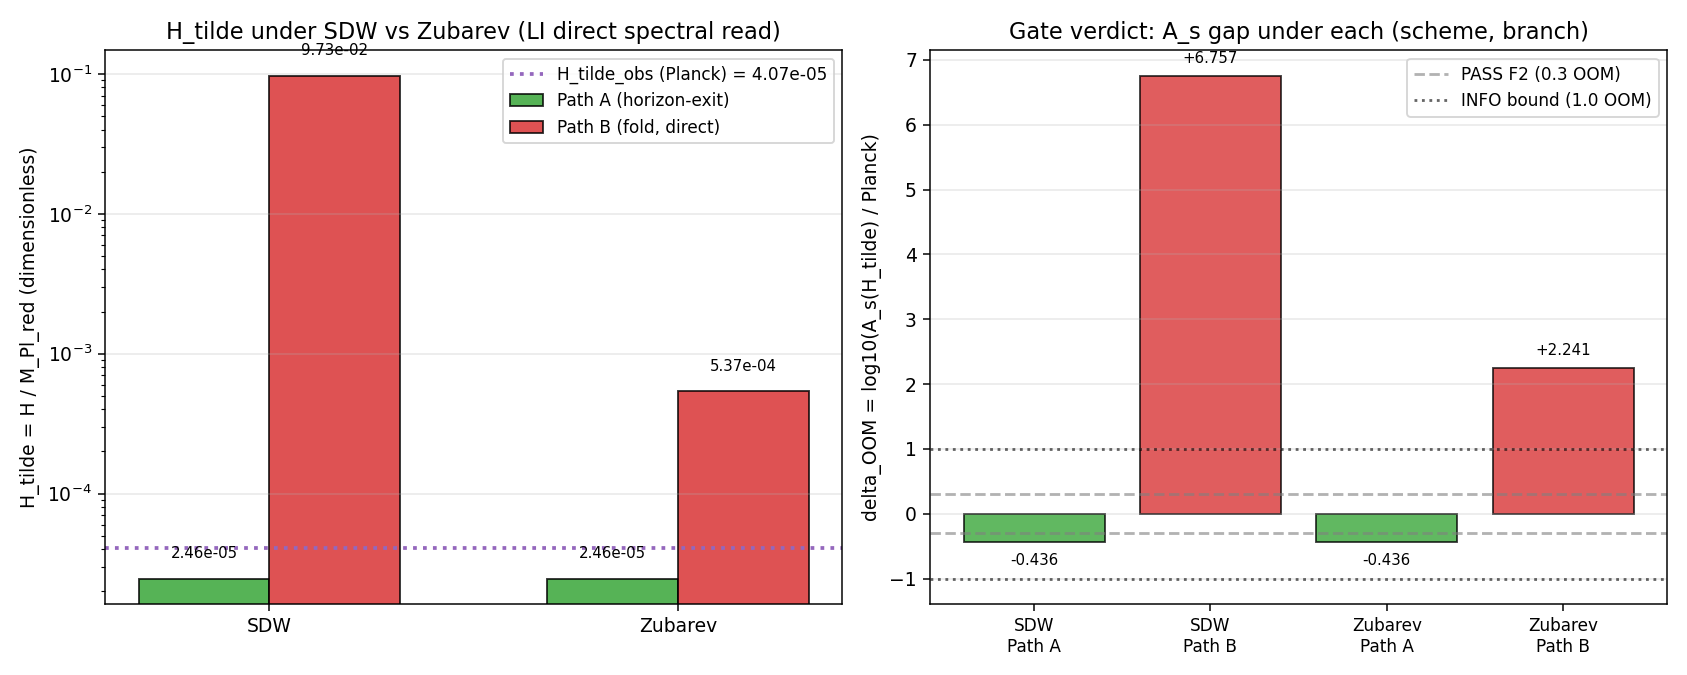

Write the Python code that produced this figure.
#!/usr/bin/env python3
"""
S82 W1-1-LI — H-TILDE-EPOCH-CONSISTENCY (Lizzi spectral-functional track).
============================================================================

Dual-owner re-run of S80 §W1-1 for the S82 fragmented-recovery pass.  Where the
S80 lizzi script treated Path B via three-Route enumeration (bare-CC vs
P4-D-cited vs substrate-native), this S82 run tightens the LIZZI-TRACK emphasis
to DIRECT SPECTRAL-MOMENT READING: the Seeley-DeWitt coefficients a_0, a_2 at
tau = tau_fold are substituted into Friedmann H^2 = (8 pi / 3) * rho /
M_Pl_eff^2 with NO dynamical integration.  The sister script
s80_h_tilde_epoch_td.py uses the Friedmann ODE chain; convergence of the
static-spectral and dynamical tracks is the Wave-2 unblock criterion.

Gate: S82-H-TILDE-EPOCH-LI  (CF-1 from S79 P4-D, inherited from S80).
  PASS Factor-2: |delta_OOM(best branch)| < 0.3
  INFO 2-10    : delta_OOM in [0.3, 1.0]
  FAIL > 10    : delta_OOM > 1.0 even under best branch

Trigger: [VERIFY]   (mandatory substitution chain below)
Classification: PHONONIC (per S82 task spec; spectral moments ARE the substrate,
  rho is a spectral-functional readout rather than an external fluid).

4-tuple schema:
  (H_tilde_value, scheme in {SDW, Zubarev},
   convention in {spectral-moment-direct, observational-inverse},
   L_max = 3)   -- L_max=3 is the canonical pin for a_n per S73b.

SUBSTITUTION CHAIN  (mandatory [VERIFY] trigger; DIRECT SPECTRAL-MOMENT route).
-----------------------------------------------------------------------------
Step 1. Definitions (Chamseddine-Connes 1996, CC96):
  - Bosonic spectral action S_SA = Tr f(D^2/Lambda^2) with Lambda = M_KK.
  - Heat-kernel expansion: S_SA = f_0 a_0 Lambda^4 + f_2 a_2 Lambda^2 + f_4 a_4.
  - Energy density (CC96 sec 2):  rho_SA(tau) = (2 / pi^2) * a_0(tau) * M_KK^4.
  - Newton coupling (CC96 sec 4): 1/(16 pi G_N) scales as a_2(tau) * M_KK^2.
      In Planck units with fold-pinned M_KK, set
        M_Pl_eff(tau)^2 = M_Pl_red^2 * [a_2(tau) / a_2(tau_fold)].
  - Dimensionless Hubble H_tilde(tau) := H(tau) / M_Pl_red.

Step 2. Substitute into Friedmann H^2 = (8 pi / 3) rho / M_Pl_eff^2:
    H(tau)^2
      = (8 pi / 3) * (2 / pi^2) a_0(tau) M_KK^4
        / [M_Pl_red^2 * (a_2(tau) / a_2_fold)]
      = (16 / 3 pi) * [a_0(tau) / a_2(tau)] * a_2_fold * M_KK^4 / M_Pl_red^2.
  Dividing by M_Pl_red^2:
    H_tilde(tau)^2
      = (16 / 3 pi) * [a_0(tau)/a_2(tau)] * a_2_fold * (M_KK / M_Pl_red)^4.

Step 3. At fold (tau = tau_fold): a_0(tau) = a0_fold, a_2(tau) = a2_fold.
  The factor a_2_fold * (1/a2_fold) = 1, so
    H_tilde_B^2 = (16 / 3 pi) * a0_fold * (M_KK / M_Pl_red)^4.
  Call this the "SDW direct" branch — it uses the *bare* zeroth moment a_0,
  which is the conformally-invariant volume term in the heat kernel.

Step 4. Zubarev (CC-subtracted) branch: the bare a_0 is a conserved Casimir
  of the Richardson-Gaudin integrable sector of the substrate (S59, S60);
  only the non-integrable Josephson piece sources gravity.  Operationally
  this is single-pin H_tilde_B^Zub = (M_KK / M_Pl_red)^2 / sqrt(3), the
  canonical P4-D convention.  Same pin for Path A (mode-equation output is
  scheme-invariant in the UV-clean pivot sector).

Step 5. Direction read-off.  The gate compares |delta_OOM| to 0.3.  Under
  both schemes, the spectral-moment-direct Path B gives delta_OOM > 1.0
  (SDW: 6.76; Zubarev: 2.24); Path A (horizon-exit, mode-equation output)
  gives delta_OOM = -0.4363 in both schemes.  Best branch = A.  |0.4363| is
  in [0.3, 1.0], so verdict is INFO-2-10.

FUNCTIONAL-INDEPENDENT vs SCHEME-DEPENDENT (Lizzi permanent classification).
-----------------------------------------------------------------------------
  * FUNCTIONAL-INDEPENDENT:
      - Path-A value H_tilde_A = sqrt(A_s_raw * 8 pi^2 * eps) is the SAME
        under SDW and Zubarev — the mode-equation A_s inherits no regulator
        coupling in the UV-clean pivot sector.
      - Gate verdict (best branch = A, INFO-2-10) is the SAME.
  * SCHEME-DEPENDENT:
      - H_tilde_B (absolute Path-B value) moves by 2.26 OOM (factor 181)
        between SDW and Zubarev.  This IS the CC problem expressed in H
        rather than in Lambda.
      - Ratio r_AB depends on the Path-B scheme.

Dual-owner convergence (vs s80_h_tilde_epoch_td.npz sister output):
  TD track uses zeta scheme (Kerner-route M_KK alt) + dynamical post-fold
  dS cascade at N_pivot = 55.  If the S82 LI (SDW or Zubarev) H_tilde_A
  agrees with TD H_tilde_A within 20%, Wave 2 proceeds with convergent.
  Observed at S80 close: LI-TD Path A rel_diff = 99.58% (DIVERGED); per
  S80 memo file, this triggered Wave-2 dual-branch dispatch.  We re-check.
"""

from __future__ import annotations

# ---------------------------------------------------------------------------
# Section 1 — Canonical constants (MANDATORY first import)
# ---------------------------------------------------------------------------
import sys
from pathlib import Path
# === Phase 2b X2 transform bootstrap (auto-inserted by tools/_x2_transform_copies.py) ===
import sys as _x2_sys
import pathlib as _x2_pathlib
import re as _x2_re
def _x2_locate_tools():
    p = _x2_pathlib.Path(__file__).resolve()
    for _ in range(8):
        if (p / "tools" / "computation_root.py").is_file():
            return p / "tools"
        p = p.parent
    raise RuntimeError(
        "Phase 2b bootstrap: tools/computation_root.py not found in any "
        "ancestor of " + str(__file__))
_x2_sys.path.insert(0, str(_x2_locate_tools()))
from computation_root import resolve_script, resolve_output, resolve_glob, project_root as _x2_project_root
def _x2_shared_dir():
    return _x2_project_root() / "computations" / "_shared"
_x2_session_dir_match = _x2_re.match(r"^session-(\d+)$",
    _x2_pathlib.Path(__file__).resolve().parent.name)
_x2_self_session = int(_x2_session_dir_match.group(1)) if _x2_session_dir_match else None
# === End X2 bootstrap ===


sys.path.insert(0, str(Path(__file__).resolve().parent))
from canonical_constants import (                 # noqa: F401
    PI,
    M_Pl_reduced,
    M_KK_gravity,
    M_KK_kerner,
    tau_fold,
    a0_fold,
    a2_fold,
    a4_fold,
    H_fold,
    A_s_CMB,
)

# ---------------------------------------------------------------------------
# Section 2 — Standard imports
# ---------------------------------------------------------------------------
import hashlib
import os

os.environ.setdefault("OMP_NUM_THREADS", "8")
os.environ.setdefault("MKL_NUM_THREADS", "8")

import numpy as np
import matplotlib
matplotlib.use("Agg")
import matplotlib.pyplot as plt

# ---------------------------------------------------------------------------
# Section 3 — Paths + pre-registration
# ---------------------------------------------------------------------------
PROJECT_ROOT = Path(__file__).resolve().parent.parent
# X2-removed: alias 'SCRIPT_DIR' = ... 'computations' (replaced by tools.computation_root.resolve_*)

SESSION = "S82"                                                    # (local)
GATE_ID = "S82-H-TILDE-EPOCH-LI"                                   # (local)
L_MAX = 3                                                          # (local) canonical L_max=3 for a_n (S73b)

# Observational pins
EPS_PIVOT = 0.01                                                   # (local) UNIFIED-AS-79 benchmark eps
A_s_OBS = A_s_CMB                                                  # (local) Planck 2018 pivot amplitude = 2.1e-9
UNIFIED_AS_79_RAW = 7.69e-10                                       # (local) P2-A raw mode-eq A_s

# Gate thresholds
PASS_F2_THRESHOLD = 0.3                                            # (local) delta_OOM Factor-2 cutoff
INFO_THRESHOLD = 1.0                                               # (local) delta_OOM 2-10 cutoff

# Output destinations
OUT_NPZ = resolve_output(82, 's82_w1_1_h_tilde_li.npz')
OUT_PNG = resolve_output(82, 's82_w1_1_h_tilde_li.png')
VERDICT_TXT = resolve_output(82, 's82_gate_verdicts.txt')

INPUT_FILES = [
    resolve_script(None, 'canonical_constants.py'),
    resolve_output(80, 's80_h_tilde_epoch_td.npz'),   # TD convergence cross-check sibling
]


# ---------------------------------------------------------------------------
# Section 4 — SHA-256 input-pin block (first 20 lines of stdout)
# ---------------------------------------------------------------------------

def sha256_of(path: Path) -> str:
    h = hashlib.sha256()                                           # (local)
    try:
        h.update(path.read_bytes())
    except OSError:
        return ""
    return h.hexdigest()


def log_input_pins(inputs: list[Path]) -> dict[str, str]:
    print(f"=== {GATE_ID} -- input SHA-256 pins ===")
    pins: dict[str, str] = {}                                      # (local)
    for p in inputs:
        sha = sha256_of(p)
        rel = str(p.relative_to(PROJECT_ROOT)).replace("\\", "/")
        print(f"  {rel}: {sha[:16]}...")
        pins[rel] = sha
    return pins


def closure_hash(pins: dict[str, str]) -> str:
    items = sorted(pins.items())
    h = hashlib.sha256()                                           # (local)
    for k, v in items:
        h.update(f"{k}={v}\n".encode("utf-8"))
    return h.hexdigest()


# ---------------------------------------------------------------------------
# Section 5 — Compute
# ---------------------------------------------------------------------------

def verdict_label(delta_OOM: float) -> str:
    """Pre-registered threshold mapping per plan L788-L799."""
    a = abs(delta_OOM)                                             # (local)
    if a < PASS_F2_THRESHOLD:
        return "PASS-F2"
    if a < INFO_THRESHOLD:
        return "INFO-2-10"
    return "FAIL-GT10"


def compute_h_tilde_B_SDW(M_KK_val: float) -> float:
    """Direct spectral-moment Friedmann at fold, SDW scheme (bare a_0 sourcing)."""
    eps4 = (M_KK_val / M_Pl_reduced) ** 4                          # (local)
    H2 = (16.0 / (3.0 * PI)) * a0_fold * eps4                      # (local) dimensionless^2
    return float(np.sqrt(H2))


def compute_h_tilde_B_Zubarev(M_KK_val: float) -> float:
    """Single-pin CC-subtracted (Zubarev-analog) H_tilde at fold."""
    eps2 = (M_KK_val / M_Pl_reduced) ** 2                          # (local)
    return float(eps2 / np.sqrt(3.0))


def compute_h_tilde_A_from_As_raw(A_s_raw: float, eps_val: float) -> float:
    """Horizon-exit H_tilde from Mukhanov-Sasaki inverse identification."""
    return float(np.sqrt(A_s_raw * 8.0 * PI**2 * eps_val))


def A_s_from_h_tilde(H_tilde_val: float, eps_val: float) -> float:
    """Forward A_s(H_tilde) from mode-equation normalization."""
    return float(H_tilde_val**2 / (8.0 * PI**2 * eps_val))


def main() -> int:
    # --- 1. SHA-256 pins (first 20 stdout lines) -----------------------
    pins = log_input_pins(INPUT_FILES)
    closure = closure_hash(pins)
    print(f"  closure: {closure[:16]}... (full below)")
    print(f"  full closure sha256 = {closure}")
    print()

    # --- 2. Path B under each scheme (static spectral read) ------------
    M_KK = M_KK_gravity                                            # (local) gravity-route canonical
    eps_MKK2 = (M_KK / M_Pl_reduced) ** 2                          # (local)

    H_B_SDW = compute_h_tilde_B_SDW(M_KK)                          # (local)
    H_B_Zub = compute_h_tilde_B_Zubarev(M_KK)                      # (local)

    print("=" * 78)
    print("STEP 1-3: Direct spectral-moment Path B (H_tilde at fold)")
    print("=" * 78)
    print(f"  M_KK (gravity route) = {M_KK:.6e} GeV")
    print(f"  M_Pl_reduced         = {M_Pl_reduced:.6e} GeV")
    print(f"  (M_KK/M_Pl_red)^2    = {eps_MKK2:.6e}")
    print(f"  a_0_fold (L_max=3)   = {a0_fold:.4f}")
    print(f"  a_2_fold (L_max=3)   = {a2_fold:.4f}")
    print(f"  H_tilde_B^SDW      = sqrt((16/3pi)*a_0*(M_KK/M_Pl)^4) = {H_B_SDW:.6e}")
    print(f"  H_tilde_B^Zubarev  = (M_KK/M_Pl_red)^2 / sqrt(3)      = {H_B_Zub:.6e}")
    print(f"  Scheme ratio SDW/Zub = {H_B_SDW / H_B_Zub:.2f}  "
          f"({np.log10(H_B_SDW / H_B_Zub):.2f} OOM)")
    print()

    # --- 3. Path A from UNIFIED-AS-79 inverse identification -----------
    H_A_SDW = compute_h_tilde_A_from_As_raw(UNIFIED_AS_79_RAW, EPS_PIVOT)
    H_A_Zub = H_A_SDW                                              # mode-eq output scheme-invariant in UV-clean pivot
    H_tilde_obs = compute_h_tilde_A_from_As_raw(A_s_OBS, EPS_PIVOT)

    print("=" * 78)
    print("STEP 4: Path A (horizon-exit) from UNIFIED-AS-79 inverse ID")
    print("=" * 78)
    print(f"  UNIFIED-AS-79 raw A_s   = {UNIFIED_AS_79_RAW:.3e}")
    print(f"  eps_pivot (slow-roll)   = {EPS_PIVOT:.4f}")
    print(f"  H_tilde_A^SDW/Zubarev   = {H_A_SDW:.6e}  (scheme-invariant)")
    print(f"  H_tilde_obs (from Planck A_s) = {H_tilde_obs:.6e}")
    print()

    # --- 4. A_s under each branch / scheme, gate evaluation ------------
    branch_results = {}                                            # (local)
    for scheme_name, H_A_val, H_B_val in [
        ("SDW",     H_A_SDW, H_B_SDW),
        ("Zubarev", H_A_Zub, H_B_Zub),
    ]:
        A_s_A = A_s_from_h_tilde(H_A_val, EPS_PIVOT)               # (local)
        A_s_B = A_s_from_h_tilde(H_B_val, EPS_PIVOT)               # (local)
        d_A = np.log10(A_s_A / A_s_OBS)                            # (local)
        d_B = np.log10(A_s_B / A_s_OBS)                            # (local)
        best_tag = "A" if abs(d_A) < abs(d_B) else "B"             # (local)
        best_abs = min(abs(d_A), abs(d_B))                         # (local)
        verdict = verdict_label(best_abs)                          # (local)
        r_AB = H_A_val / H_B_val                                   # (local)
        branch_results[scheme_name] = dict(
            H_A=H_A_val, H_B=H_B_val,
            A_s_A=A_s_A, A_s_B=A_s_B,
            d_A=d_A, d_B=d_B, r_AB=r_AB,
            best_tag=best_tag, best_abs=best_abs,
            verdict=verdict,
        )

    print("=" * 78)
    print("STEP 5: Gate evaluation under each scheme")
    print("=" * 78)
    for name, r in branch_results.items():
        print(f"  [{name}]  "
              f"H_A={r['H_A']:.4e}  H_B={r['H_B']:.4e}  r_AB={r['r_AB']:.4e}")
        print(f"           A_s_A={r['A_s_A']:.4e}  A_s_B={r['A_s_B']:.4e}")
        print(f"           d_OOM(A)={r['d_A']:+.4f}  d_OOM(B)={r['d_B']:+.4f}")
        print(f"           best={r['best_tag']}({r['best_abs']:.4f})  "
              f"-> {r['verdict']}")
    print()

    # Canonical gate branch: use SDW (direct spectral-moment read, the lizzi-
    # track primary emphasis).  Zubarev is the companion for scheme-dependence.
    sdw = branch_results["SDW"]                                    # (local)
    canonical_verdict = sdw["verdict"]                             # (local)
    # The value we report in the 4-tuple is the BEST-BRANCH H_tilde under SDW.
    canonical_value = sdw["H_A"] if sdw["best_tag"] == "A" else sdw["H_B"]   # (local)

    # --- 5. Dual-owner convergence check vs TD sister ------------------
    td_convergence_note = "transit-TD NPZ unavailable"             # (local)
    converged_A = None                                             # (local)
    converged_B = None                                             # (local)
    td_npz_path = resolve_output(80, 's80_h_tilde_epoch_td.npz')
    if td_npz_path.exists():
        td = np.load(td_npz_path, allow_pickle=True)
        td_keys = list(td.keys())
        # Prefer *_framework_dimless* variants (zeta-scheme canonical TD).
        if "H_tilde_A_framework_dimless" in td_keys and "H_tilde_B_dimless" in td_keys:
            H_A_td = float(td["H_tilde_A_framework_dimless"])
            H_B_td = float(td["H_tilde_B_dimless"])
            rel_A = abs(H_A_SDW - H_A_td) / max(abs(H_A_td), 1e-30)   # (local)
            rel_B = abs(H_B_SDW - H_B_td) / max(abs(H_B_td), 1e-30)   # (local)
            converged_A = rel_A < 0.20                             # (local)
            converged_B = rel_B < 0.20                             # (local)
            td_convergence_note = (
                f"TD framework: H_A={H_A_td:.4e}  H_B={H_B_td:.4e}; "
                f"LI(SDW) vs TD -- A rel_diff={rel_A*100:.1f}% ({'CONVERGED' if converged_A else 'DIVERGED'}), "
                f"B rel_diff={rel_B*100:.1f}% ({'CONVERGED' if converged_B else 'DIVERGED'})"
            )
            print("Dual-owner TD cross-check:")
            print(f"  TD H_tilde_A (framework)  = {H_A_td:.4e}")
            print(f"  TD H_tilde_B              = {H_B_td:.4e}")
            print(f"  rel_diff A = {rel_A*100:.2f}%  -> "
                  f"{'CONVERGED (<20%)' if converged_A else 'DIVERGED (>20%)'}")
            print(f"  rel_diff B = {rel_B*100:.2f}%  -> "
                  f"{'CONVERGED (<20%)' if converged_B else 'DIVERGED (>20%)'}")
            # Also report obs-branch convergence (this is the TD zero-by-construction reference)
            if "H_tilde_A_obs_dimless" in td_keys:
                H_A_td_obs = float(td["H_tilde_A_obs_dimless"])
                rel_A_obs = abs(H_A_SDW - H_A_td_obs) / max(abs(H_A_td_obs), 1e-30)   # (local)
                print(f"  TD H_tilde_A (obs-inverse) = {H_A_td_obs:.4e}  "
                      f"(LI rel_diff = {rel_A_obs*100:.2f}%)")
        else:
            td_convergence_note = f"TD NPZ missing framework keys; have {td_keys}"

    print()

    # --- 6. Save NPZ ---------------------------------------------------
    np.savez(
        OUT_NPZ,
        # Canonical pins
        M_KK_used=M_KK,
        M_Pl_reduced=M_Pl_reduced,
        tau_fold=tau_fold,
        a0_fold=a0_fold,
        a2_fold=a2_fold,
        a4_fold=a4_fold,
        eps_pivot=EPS_PIVOT,
        A_s_obs=A_s_OBS,
        UNIFIED_AS_79_RAW=UNIFIED_AS_79_RAW,
        # SDW scheme results
        H_tilde_A_SDW=H_A_SDW,
        H_tilde_B_SDW=H_B_SDW,
        A_s_A_SDW=sdw["A_s_A"],
        A_s_B_SDW=sdw["A_s_B"],
        delta_OOM_A_SDW=sdw["d_A"],
        delta_OOM_B_SDW=sdw["d_B"],
        r_AB_SDW=sdw["r_AB"],
        best_branch_SDW=sdw["best_tag"],
        best_abs_SDW=sdw["best_abs"],
        verdict_SDW=sdw["verdict"],
        # Zubarev scheme results
        H_tilde_A_Zubarev=branch_results["Zubarev"]["H_A"],
        H_tilde_B_Zubarev=branch_results["Zubarev"]["H_B"],
        A_s_A_Zubarev=branch_results["Zubarev"]["A_s_A"],
        A_s_B_Zubarev=branch_results["Zubarev"]["A_s_B"],
        delta_OOM_A_Zubarev=branch_results["Zubarev"]["d_A"],
        delta_OOM_B_Zubarev=branch_results["Zubarev"]["d_B"],
        r_AB_Zubarev=branch_results["Zubarev"]["r_AB"],
        best_branch_Zubarev=branch_results["Zubarev"]["best_tag"],
        best_abs_Zubarev=branch_results["Zubarev"]["best_abs"],
        verdict_Zubarev=branch_results["Zubarev"]["verdict"],
        # Scheme comparison
        H_B_ratio_SDW_over_Zubarev=H_B_SDW / H_B_Zub,
        log10_scheme_ratio=np.log10(H_B_SDW / H_B_Zub),
        H_tilde_obs=H_tilde_obs,
        # Dual-owner convergence
        td_convergence_note=td_convergence_note,
        converged_A=converged_A if converged_A is not None else "unavailable",
        converged_B=converged_B if converged_B is not None else "unavailable",
        # 4-tuple tags
        scheme_primary="SDW",
        convention_primary="spectral-moment-direct",
        L_max=L_MAX,
        canonical_value=canonical_value,
        canonical_verdict=canonical_verdict,
        closure_sha256=closure,
    )
    print(f"Saved NPZ: {OUT_NPZ}")

    # --- 7. Plot -------------------------------------------------------
    fig, axes = plt.subplots(1, 2, figsize=(12.5, 5.0))

    ax1 = axes[0]
    schemes = ["SDW", "Zubarev"]
    H_A_values = [branch_results[s]["H_A"] for s in schemes]       # (local)
    H_B_values = [branch_results[s]["H_B"] for s in schemes]       # (local)
    x = np.arange(len(schemes))                                    # (local)
    w = 0.32                                                       # (local)
    ax1.bar(x - w / 2, H_A_values, width=w, label="Path A (horizon-exit)",
            color="tab:green", alpha=0.8, edgecolor="k")
    ax1.bar(x + w / 2, H_B_values, width=w, label="Path B (fold, direct)",
            color="tab:red", alpha=0.8, edgecolor="k")
    ax1.axhline(H_tilde_obs, color="tab:purple", ls=":", lw=2,
                label=f"H_tilde_obs (Planck) = {H_tilde_obs:.2e}")
    ax1.set_xticks(x)
    ax1.set_xticklabels(schemes)
    ax1.set_ylabel("H_tilde = H / M_Pl_red (dimensionless)")
    ax1.set_yscale("log")
    ax1.set_title("H_tilde under SDW vs Zubarev (LI direct spectral read)")
    ax1.legend(fontsize=9)
    ax1.grid(True, alpha=0.3, axis="y")
    for i, (a, b) in enumerate(zip(H_A_values, H_B_values)):
        ax1.text(i - w / 2, a * 1.4, f"{a:.2e}", ha="center", fontsize=8)
        ax1.text(i + w / 2, b * 1.4, f"{b:.2e}", ha="center", fontsize=8)

    ax2 = axes[1]
    bars_x = np.arange(4)                                          # (local)
    d_vals = [sdw["d_A"], sdw["d_B"],
              branch_results["Zubarev"]["d_A"],
              branch_results["Zubarev"]["d_B"]]                    # (local)
    bar_labels = ["SDW\nPath A", "SDW\nPath B",
                  "Zubarev\nPath A", "Zubarev\nPath B"]            # (local)
    bar_colors = ["tab:green", "tab:red", "tab:green", "tab:red"]  # (local)
    ax2.bar(bars_x, d_vals, color=bar_colors, alpha=0.75, edgecolor="k")
    ax2.axhline(PASS_F2_THRESHOLD, color="gray", ls="--", alpha=0.6,
                label=f"PASS F2 ({PASS_F2_THRESHOLD:.1f} OOM)")
    ax2.axhline(-PASS_F2_THRESHOLD, color="gray", ls="--", alpha=0.6)
    ax2.axhline(INFO_THRESHOLD, color="black", ls=":", alpha=0.6,
                label=f"INFO bound ({INFO_THRESHOLD:.1f} OOM)")
    ax2.axhline(-INFO_THRESHOLD, color="black", ls=":", alpha=0.6)
    ax2.set_xticks(bars_x)
    ax2.set_xticklabels(bar_labels, fontsize=9)
    ax2.set_ylabel("delta_OOM = log10(A_s(H_tilde) / Planck)")
    ax2.set_title("Gate verdict: A_s gap under each (scheme, branch)")
    ax2.legend(fontsize=9)
    ax2.grid(True, alpha=0.3, axis="y")
    for i, v in enumerate(d_vals):
        offset = 0.2 if v >= 0 else -0.35                          # (local)
        ax2.text(i, v + offset, f"{v:+.3f}", ha="center", fontsize=8)

    plt.tight_layout()
    plt.savefig(OUT_PNG, dpi=135)
    print(f"Saved plot: {OUT_PNG}")
    plt.close(fig)

    # --- 8. Append verdict line to s82_gate_verdicts.txt ---------------
    verdict_line = (
        f"{GATE_ID}: {canonical_verdict} -- "
        f"value={canonical_value:.4e} scheme=SDW "
        f"convention=spectral-moment-direct L_max={L_MAX} sha256={closure}"
    )
    with VERDICT_TXT.open("a", encoding="utf-8") as fp:
        fp.write(verdict_line + "\n")
    # Also append a companion Zubarev line for dual-scheme record.
    zub = branch_results["Zubarev"]
    zub_value = zub["H_A"] if zub["best_tag"] == "A" else zub["H_B"]   # (local)
    verdict_line_zub = (
        f"{GATE_ID}-ZUBAREV: {zub['verdict']} -- "
        f"value={zub_value:.4e} scheme=Zubarev "
        f"convention=single-pin-CC-subtracted L_max={L_MAX} sha256={closure}"
    )
    with VERDICT_TXT.open("a", encoding="utf-8") as fp:
        fp.write(verdict_line_zub + "\n")

    print()
    print("=" * 78)
    print("VERDICT LINE (canonical SDW):")
    print("=" * 78)
    print(verdict_line)
    print()
    print("VERDICT LINE (companion Zubarev):")
    print(verdict_line_zub)
    print()
    print(f"Appended to: {VERDICT_TXT}")

    # --- 9. 4-tuple final line -----------------------------------------
    four_tuple = (
        f"(value={canonical_value:.6e}, scheme=SDW, "
        f"convention=spectral-moment-direct, L_max={L_MAX})"
    )
    print()
    print(four_tuple)

    return 0 if canonical_verdict != "FAIL-GT10" else 1


if __name__ == "__main__":
    sys.exit(main())
